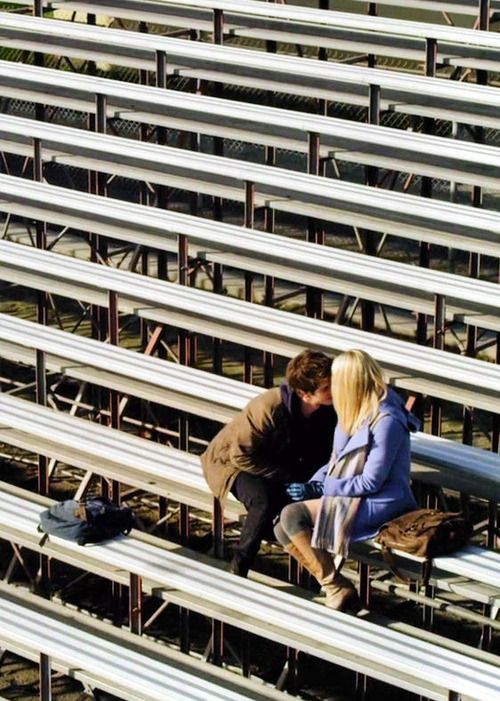
#> input picture photos/spider.jpg, 500 x 701 px
$ python blur.py
#> lines starting #> are read from the running program, lines starting #| are printed output that depends on the picture
from statistics import median
import cv2 as cv
from numpy import average

img = cv.imread('photos/spider.jpg')
#> img is the input picture: shape (701, 500, 3); mean B, G, R 116.4, 125.3, 129.9

cv.imshow('spider',img)

#gauss
gauss =cv.GaussianBlur(img,(7,7),cv.BORDER_DEFAULT)
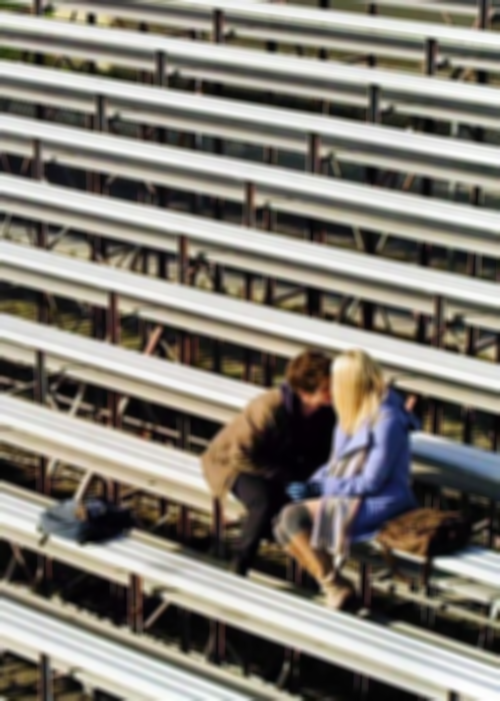
#> gauss: shape (701, 500, 3); mean B, G, R 116.4, 125.2, 129.9
cv.imshow('gauss', gauss)

#median
median =cv.medianBlur(img,7)
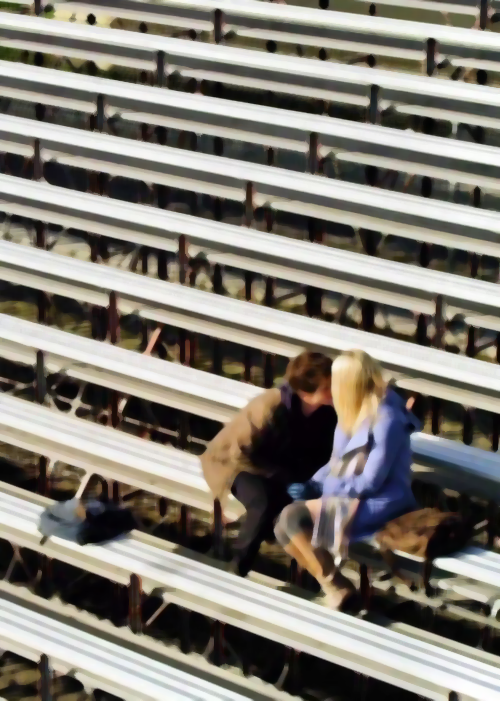
#> median: shape (701, 500, 3); mean B, G, R 116.3, 125.1, 129.8
cv.imshow('median', median)

#average
aver=cv.blur(img,(10,10))
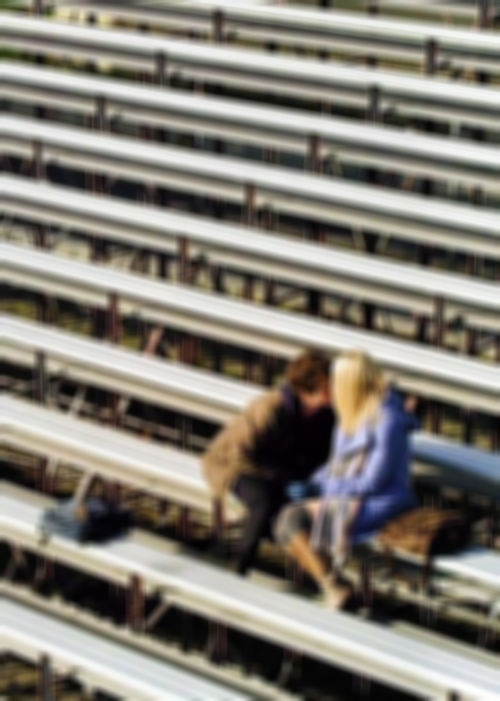
#> aver: shape (701, 500, 3); mean B, G, R 116.4, 125.3, 130
cv.imshow('average',aver)


cv.waitKey(0)

$ run again, with photos/cow.jpg copied over photos/spider.jpg
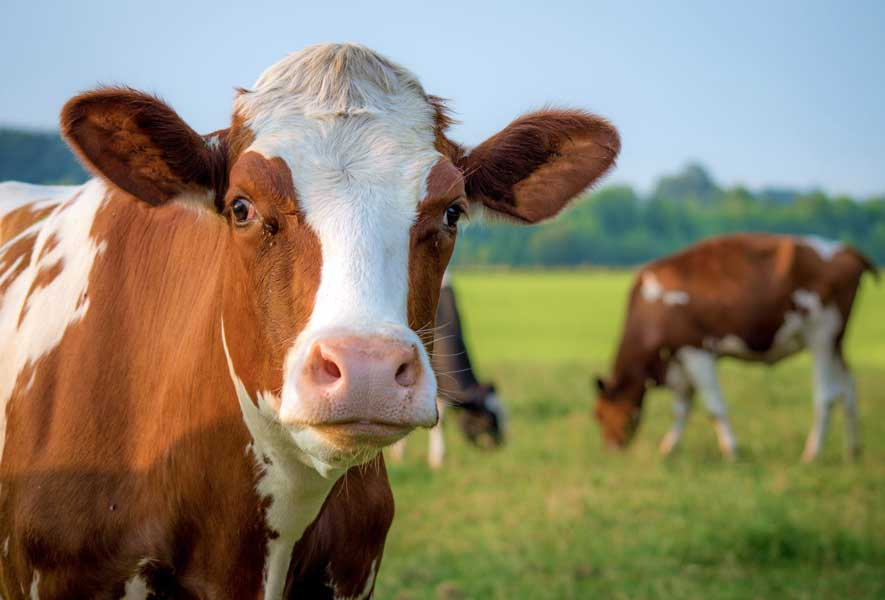
#> input picture photos/cow.jpg, 885 x 600 px
#> img is the input picture: shape (600, 885, 3); mean B, G, R 107.4, 131.2, 139.3
#> `aver=cv.blur(img,(10,10))`:
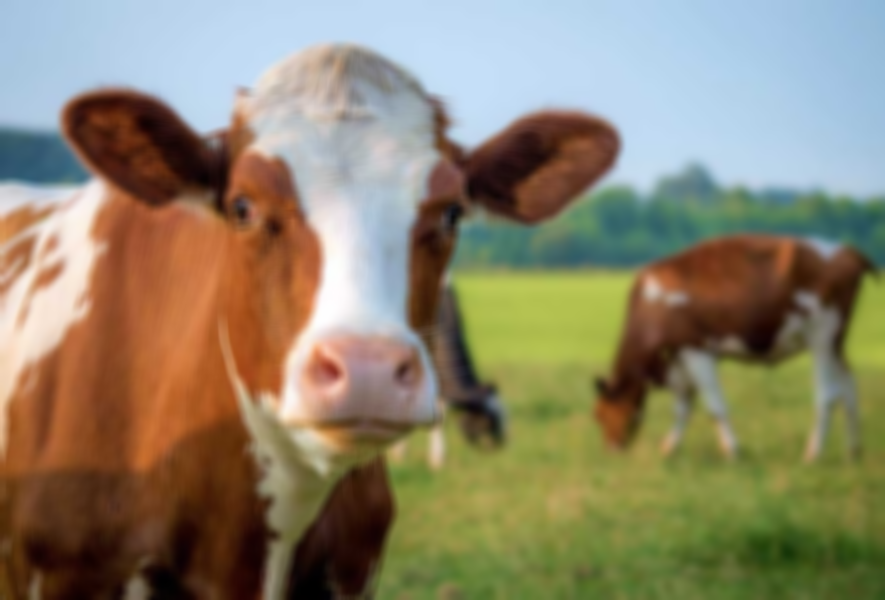
#> aver: shape (600, 885, 3); mean B, G, R 107.6, 131.4, 139.4
